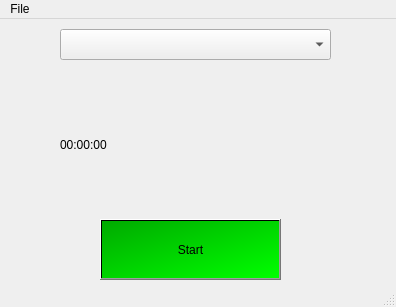
<?xml version="1.0" encoding="UTF-8"?>
<ui version="4.0">
 <class>MainWindow</class>
 <widget class="QMainWindow" name="MainWindow">
  <property name="geometry">
   <rect>
    <x>0</x>
    <y>0</y>
    <width>396</width>
    <height>307</height>
   </rect>
  </property>
  <property name="windowTitle">
   <string>Freelance Timer</string>
  </property>
  <property name="autoFillBackground">
   <bool>false</bool>
  </property>
  <widget class="QWidget" name="centralwidget">
   <widget class="QPushButton" name="pushButton">
    <property name="geometry">
     <rect>
      <x>100</x>
      <y>200</y>
      <width>181</width>
      <height>61</height>
     </rect>
    </property>
    <property name="styleSheet">
     <string notr="true">font: 16pt &quot;MS Shell Dlg 2&quot;;
alternate-background-color: qlineargradient(spread:pad, x1:0, y1:0, x2:1, y2:1, stop:0 rgba(170, 0, 0, 255), stop:1 rgba(255, 0, 255));
background-color: qlineargradient(spread:pad, x1:0, y1:0, x2:1, y2:1, stop:0 rgba(0, 170, 0, 255), stop:1 rgba(0, 255, 0, 255));</string>
    </property>
    <property name="text">
     <string>Start</string>
    </property>
   </widget>
   <widget class="QComboBox" name="comboBox">
    <property name="geometry">
     <rect>
      <x>60</x>
      <y>10</y>
      <width>271</width>
      <height>31</height>
     </rect>
    </property>
    <property name="styleSheet">
     <string notr="true">font: 11pt &quot;MS Shell Dlg 2&quot;;</string>
    </property>
   </widget>
   <widget class="QLabel" name="label">
    <property name="geometry">
     <rect>
      <x>60</x>
      <y>80</y>
      <width>271</width>
      <height>91</height>
     </rect>
    </property>
    <property name="styleSheet">
     <string notr="true">font: 48pt &quot;MS Shell Dlg 2&quot;;</string>
    </property>
    <property name="text">
     <string>00:00:00</string>
    </property>
   </widget>
  </widget>
  <widget class="QMenuBar" name="menubar">
   <property name="geometry">
    <rect>
     <x>0</x>
     <y>0</y>
     <width>396</width>
     <height>21</height>
    </rect>
   </property>
   <widget class="QMenu" name="menuFile">
    <property name="title">
     <string>File</string>
    </property>
    <addaction name="actionAdd_Project"/>
    <addaction name="actionSave_Timers"/>
    <addaction name="actionExit"/>
   </widget>
   <addaction name="menuFile"/>
  </widget>
  <widget class="QStatusBar" name="statusbar"/>
  <action name="actionAdd_Project">
   <property name="text">
    <string>Add Project</string>
   </property>
  </action>
  <action name="actionSave_Timers">
   <property name="text">
    <string>Save Timers</string>
   </property>
  </action>
  <action name="actionExit">
   <property name="text">
    <string>Exit</string>
   </property>
  </action>
 </widget>
 <resources/>
 <connections>
  <connection>
   <sender>actionExit</sender>
   <signal>triggered()</signal>
   <receiver>MainWindow</receiver>
   <slot>close()</slot>
   <hints>
    <hint type="sourcelabel">
     <x>-1</x>
     <y>-1</y>
    </hint>
    <hint type="destinationlabel">
     <x>197</x>
     <y>153</y>
    </hint>
   </hints>
  </connection>
 </connections>
</ui>
